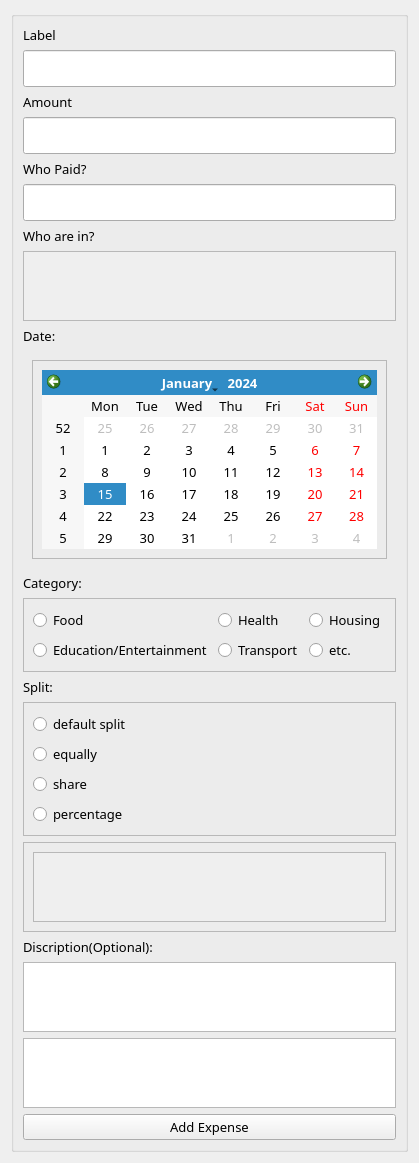
                      <widget class="QWidget" name="scrollAreaWidgetContents_8">
                       <property name="geometry">
                        <rect>
                         <x>0</x>
                         <y>0</y>
                         <width>387</width>
                         <height>1057</height>
                        </rect>
                       </property>
                       <layout class="QHBoxLayout" name="horizontalLayout_23">
                        <item>
                         <widget class="QGroupBox" name="AddExpenseBox">
                          <property name="sizePolicy">
                           <sizepolicy hsizetype="Preferred" vsizetype="Preferred">
                            <horstretch>0</horstretch>
                            <verstretch>0</verstretch>
                           </sizepolicy>
                          </property>
                          <property name="maximumSize">
                           <size>
                            <width>16777215</width>
                            <height>16777215</height>
                           </size>
                          </property>
                          <property name="font">
                           <font>
                            <family>Swis721 Blk BT</family>
                            <pointsize>10</pointsize>
                           </font>
                          </property>
                          <property name="title">
                           <string/>
                          </property>
                          <layout class="QVBoxLayout" name="verticalLayout_43">
                           <item>
                            <widget class="QLabel" name="GrpExpenseLabelLabel">
                             <property name="font">
                              <font>
                               <family>Swis721 Blk BT</family>
                               <pointsize>10</pointsize>
                              </font>
                             </property>
                             <property name="text">
                              <string>Label</string>
                             </property>
                            </widget>
                           </item>
                           <item>
                            <widget class="QLineEdit" name="GrpExpenseLabelInput">
                             <property name="sizePolicy">
                              <sizepolicy hsizetype="Preferred" vsizetype="Preferred">
                               <horstretch>0</horstretch>
                               <verstretch>0</verstretch>
                              </sizepolicy>
                             </property>
                             <property name="minimumSize">
                              <size>
                               <width>0</width>
                               <height>37</height>
                              </size>
                             </property>
                             <property name="font">
                              <font>
                               <family>Swis721 Blk BT</family>
                               <pointsize>10</pointsize>
                              </font>
                             </property>
                            </widget>
                           </item>
                           <item>
                            <widget class="QLabel" name="AmountLabel">
                             <property name="font">
                              <font>
                               <family>Swis721 Blk BT</family>
                               <pointsize>10</pointsize>
                              </font>
                             </property>
                             <property name="text">
                              <string>Amount</string>
                             </property>
                            </widget>
                           </item>
                           <item>
                            <widget class="QLineEdit" name="AmountInput">
                             <property name="sizePolicy">
                              <sizepolicy hsizetype="Preferred" vsizetype="Preferred">
                               <horstretch>0</horstretch>
                               <verstretch>0</verstretch>
                              </sizepolicy>
                             </property>
                             <property name="minimumSize">
                              <size>
                               <width>0</width>
                               <height>37</height>
                              </size>
                             </property>
                             <property name="maximumSize">
                              <size>
                               <width>16777215</width>
                               <height>59</height>
                              </size>
                             </property>
                             <property name="font">
                              <font>
                               <family>Swis721 Blk BT</family>
                               <pointsize>10</pointsize>
                              </font>
                             </property>
                            </widget>
                           </item>
                           <item>
                            <widget class="QLabel" name="PayerLabel">
                             <property name="font">
                              <font>
                               <family>Swis721 Blk BT</family>
                               <pointsize>10</pointsize>
                              </font>
                             </property>
                             <property name="text">
                              <string>Who Paid?</string>
                             </property>
                            </widget>
                           </item>
                           <item>
                            <widget class="QLineEdit" name="PayerInput">
                             <property name="sizePolicy">
                              <sizepolicy hsizetype="Preferred" vsizetype="Preferred">
                               <horstretch>0</horstretch>
                               <verstretch>0</verstretch>
                              </sizepolicy>
                             </property>
                             <property name="minimumSize">
                              <size>
                               <width>0</width>
                               <height>37</height>
                              </size>
                             </property>
                             <property name="maximumSize">
                              <size>
                               <width>16777215</width>
                               <height>59</height>
                              </size>
                             </property>
                             <property name="font">
                              <font>
                               <family>Swis721 Blk BT</family>
                               <pointsize>10</pointsize>
                              </font>
                             </property>
                            </widget>
                           </item>
                           <item>
                            <widget class="QLabel" name="ContributersLabel">
                             <property name="font">
                              <font>
                               <family>Swis721 Blk BT</family>
                               <pointsize>10</pointsize>
                              </font>
                             </property>
                             <property name="text">
                              <string>Who are in?</string>
                             </property>
                            </widget>
                           </item>
                           <item>
                            <widget class="QScrollArea" name="ContributersInput">
                             <property name="font">
                              <font>
                               <family>Swis721 Blk BT</family>
                               <pointsize>10</pointsize>
                              </font>
                             </property>
                             <property name="widgetResizable">
                              <bool>true</bool>
                             </property>
                             <widget class="QWidget" name="scrollAreaWidgetContents_7">
                              <property name="geometry">
                               <rect>
                                <x>0</x>
                                <y>0</y>
                                <width>351</width>
                                <height>69</height>
                               </rect>
                              </property>
                              <layout class="QVBoxLayout" name="verticalLayout_23"/>
                             </widget>
                            </widget>
                           </item>
                           <item>
                            <widget class="QLabel" name="DateLabel">
                             <property name="font">
                              <font>
                               <family>Swis721 Blk BT</family>
                               <pointsize>10</pointsize>
                              </font>
                             </property>
                             <property name="text">
                              <string>Date:</string>
                             </property>
                            </widget>
                           </item>
                           <item>
                            <widget class="QWidget" name="DateInput" native="true">
                             <layout class="QHBoxLayout" name="horizontalLayout_30">
                              <item>
                               <widget class="QFrame" name="frame_16">
                                <property name="frameShape">
                                 <enum>QFrame::StyledPanel</enum>
                                </property>
                                <property name="frameShadow">
                                 <enum>QFrame::Raised</enum>
                                </property>
                                <layout class="QHBoxLayout" name="horizontalLayout_31">
                                 <item>
                                  <widget class="QCalendarWidget" name="calendarWidget"/>
                                 </item>
                                </layout>
                               </widget>
                              </item>
                             </layout>
                            </widget>
                           </item>
                           <item>
                            <widget class="QLabel" name="CategoryLabel">
                             <property name="font">
                              <font>
                               <family>Swis721 Blk BT</family>
                               <pointsize>10</pointsize>
                              </font>
                             </property>
                             <property name="text">
                              <string>Category:</string>
                             </property>
                            </widget>
                           </item>
                           <item>
                            <widget class="QFrame" name="CategoryGrid">
                             <property name="sizePolicy">
                              <sizepolicy hsizetype="Preferred" vsizetype="Expanding">
                               <horstretch>0</horstretch>
                               <verstretch>0</verstretch>
                              </sizepolicy>
                             </property>
                             <property name="frameShape">
                              <enum>QFrame::StyledPanel</enum>
                             </property>
                             <property name="frameShadow">
                              <enum>QFrame::Raised</enum>
                             </property>
                             <layout class="QGridLayout" name="gridLayout_2">
                              <item row="0" column="1">
                               <widget class="QRadioButton" name="radioButton_2">
                                <property name="font">
                                 <font>
                                  <family>Swis721 Blk BT</family>
                                 </font>
                                </property>
                                <property name="text">
                                 <string>Health</string>
                                </property>
                               </widget>
                              </item>
                              <item row="1" column="1">
                               <widget class="QRadioButton" name="radioButton_5">
                                <property name="font">
                                 <font>
                                  <family>Swis721 Blk BT</family>
                                 </font>
                                </property>
                                <property name="text">
                                 <string>Transport</string>
                                </property>
                               </widget>
                              </item>
                              <item row="1" column="2">
                               <widget class="QRadioButton" name="radioButton_6">
                                <property name="font">
                                 <font>
                                  <family>Swis721 Blk BT</family>
                                 </font>
                                </property>
                                <property name="text">
                                 <string>etc.</string>
                                </property>
                               </widget>
                              </item>
                              <item row="0" column="2">
                               <widget class="QRadioButton" name="radioButton_3">
                                <property name="font">
                                 <font>
                                  <family>Swis721 Blk BT</family>
                                 </font>
                                </property>
                                <property name="text">
                                 <string>Housing</string>
                                </property>
                               </widget>
                              </item>
                              <item row="1" column="0">
                               <widget class="QRadioButton" name="radioButton_4">
                                <property name="font">
                                 <font>
                                  <family>Swis721 Blk BT</family>
                                 </font>
                                </property>
                                <property name="text">
                                 <string>Education/Entertainment</string>
                                </property>
                               </widget>
                              </item>
                              <item row="0" column="0">
                               <widget class="QRadioButton" name="radioButton">
                                <property name="font">
                                 <font>
                                  <family>Swis721 Blk BT</family>
                                 </font>
                                </property>
                                <property name="text">
                                 <string>Food</string>
                                </property>
                               </widget>
                              </item>
                             </layout>
                            </widget>
                           </item>
                           <item>
                            <widget class="QLabel" name="SplitLabel">
                             <property name="font">
                              <font>
                               <family>Swis721 Blk BT</family>
                               <pointsize>10</pointsize>
                              </font>
                             </property>
                             <property name="text">
                              <string>Split:</string>
                             </property>
                            </widget>
                           </item>
                           <item>
                            <widget class="QFrame" name="frame_29">
                             <property name="frameShape">
                              <enum>QFrame::StyledPanel</enum>
                             </property>
                             <property name="frameShadow">
                              <enum>QFrame::Raised</enum>
                             </property>
                             <layout class="QVBoxLayout" name="verticalLayout_22">
                              <item>
                               <widget class="QRadioButton" name="radioButton_10">
                                <property name="font">
                                 <font>
                                  <family>Swis721 Blk BT</family>
                                 </font>
                                </property>
                                <property name="text">
                                 <string>default split</string>
                                </property>
                               </widget>
                              </item>
                              <item>
                               <widget class="QRadioButton" name="radioButton_7">
                                <property name="font">
                                 <font>
                                  <family>Swis721 Blk BT</family>
                                 </font>
                                </property>
                                <property name="text">
                                 <string>equally</string>
                                </property>
                               </widget>
                              </item>
                              <item>
                               <widget class="QRadioButton" name="ShareSplit">
                                <property name="font">
                                 <font>
                                  <family>Swis721 Blk BT</family>
                                 </font>
                                </property>
                                <property name="text">
                                 <string>share</string>
                                </property>
                               </widget>
                              </item>
                              <item>
                               <widget class="QRadioButton" name="PercentageSplit">
                                <property name="font">
                                 <font>
                                  <family>Swis721 Blk BT</family>
                                 </font>
                                </property>
                                <property name="text">
                                 <string>percentage</string>
                                </property>
                               </widget>
                              </item>
                             </layout>
                            </widget>
                           </item>
                           <item>
                            <widget class="QFrame" name="frame_30">
                             <property name="frameShape">
                              <enum>QFrame::StyledPanel</enum>
                             </property>
                             <property name="frameShadow">
                              <enum>QFrame::Raised</enum>
                             </property>
                             <layout class="QVBoxLayout" name="verticalLayout_24">
                              <item>
                               <widget class="QScrollArea" name="scrollArea_10">
                                <property name="widgetResizable">
                                 <bool>true</bool>
                                </property>
                                <widget class="QWidget" name="scrollAreaWidgetContents_9">
                                 <property name="geometry">
                                  <rect>
                                   <x>0</x>
                                   <y>0</y>
                                   <width>333</width>
                                   <height>69</height>
                                  </rect>
                                 </property>
                                 <layout class="QVBoxLayout" name="verticalLayout_25"/>
                                </widget>
                               </widget>
                              </item>
                             </layout>
                            </widget>
                           </item>
                           <item>
                            <widget class="QLabel" name="DiscriptionLabel">
                             <property name="font">
                              <font>
                               <family>Swis721 Blk BT</family>
                               <pointsize>10</pointsize>
                              </font>
                             </property>
                             <property name="text">
                              <string>Discription(Optional):</string>
                             </property>
                            </widget>
                           </item>
                           <item>
                            <widget class="QTextEdit" name="DiscriptionInput">
                             <property name="font">
                              <font>
                               <family>Swis721 Blk BT</family>
                               <pointsize>10</pointsize>
                              </font>
                             </property>
                            </widget>
                           </item>
                           <item>
                            <widget class="QTextBrowser" name="ErrorLabel2">
                             <property name="font">
                              <font>
                               <family>Swis721 Blk BT</family>
                               <pointsize>12</pointsize>
                              </font>
                             </property>
                            </widget>
                           </item>
                           <item>
                            <widget class="QPushButton" name="FinalAddExpenseBtn">
                             <property name="font">
                              <font>
                               <family>Swis721 Blk BT</family>
                               <pointsize>10</pointsize>
                              </font>
                             </property>
                             <property name="text">
                              <string>Add Expense</string>
                             </property>
                             <property name="icon">
                              <iconset resource="resource2.qrc">
                               <normaloff>:/icons2/icons2/plus-square.svg</normaloff>:/icons2/icons2/plus-square.svg</iconset>
                             </property>
                             <property name="iconSize">
                              <size>
                               <width>20</width>
                               <height>20</height>
                              </size>
                             </property>
                            </widget>
                           </item>
                          </layout>
                         </widget>
                        </item>
                       </layout>
                      </widget>
